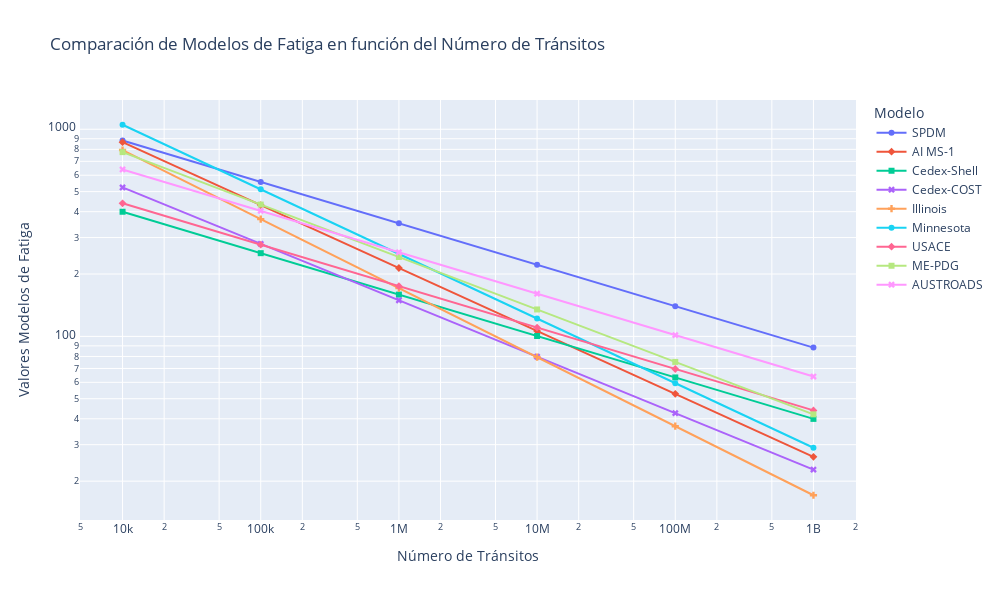

Source (notebook cell):
### Markdown cell above
# GRAFICA DE LA TABLA

### Code cell
# Convertir el dataframe a formato largo (melt) para Plotly Express
df_long = df_calculos_base_fatiga.melt(id_vars='ni_transito', var_name='Modelo', value_name='Valores')

# Crear la gráfica usando Plotly Express con líneas y puntos
fig = px.scatter(df_long, x='ni_transito', y='Valores', color='Modelo', symbol='Modelo', 
                 log_x=True, log_y=True, title='Comparación de Modelos de Fatiga en función del Número de Tránsitos',
                 labels={'ni_transito': 'Número de Tránsitos', 'Valores': 'Valores Modelos de Fatiga'})

# Agregar líneas conectando los puntos
fig.update_traces(mode='lines+markers')

# Ajustar el tamaño del gráfico
fig.update_layout(width=1000, height=600)

# Mostrar el gráfico
fig.show()

### Figure 1 — Plotly figure (JSON) as saved in the notebook; plotly's stock layout.template omitted (floating-point values rounded to 4 significant figures)
{"data": [{"hovertemplate": "Modelo=SPDM<br>Número de Tránsitos=%{x}<br>Valores Modelos de Fatiga=%{y}<extra></extra>", "legendgroup": "SPDM", "marker": {"color": "#636efa", "symbol": "circle"}, "mode": "lines+markers", "name": "SPDM", "orientation": "v", "showlegend": true, "type": "scatter", "x": [10000, 100000, 1000000, 10000000, 100000000, 1000000000], "xaxis": "x", "y": [882.8, 557.0, 351.5, 221.8, 139.9, 88.28], "yaxis": "y"}, {"hovertemplate": "Modelo=AI MS-1<br>Número de Tránsitos=%{x}<br>Valores Modelos de Fatiga=%{y}<extra></extra>", "legendgroup": "AI MS-1", "marker": {"color": "#EF553B", "symbol": "diamond"}, "mode": "lines+markers", "name": "AI MS-1", "orientation": "v", "showlegend": true, "type": "scatter", "x": [10000, 100000, 1000000, 10000000, 100000000, 1000000000], "xaxis": "x", "y": [866.7, 430.5, 213.9, 106.2, 52.78, 26.22], "yaxis": "y"}, {"hovertemplate": "Modelo=Cedex-Shell<br>Número de Tránsitos=%{x}<br>Valores Modelos de Fatiga=%{y}<extra></extra>", "legendgroup": "Cedex-Shell", "marker": {"color": "#00cc96", "symbol": "square"}, "mode": "lines+markers", "name": "Cedex-Shell", "orientation": "v", "showlegend": true, "type": "scatter", "x": [10000, 100000, 1000000, 10000000, 100000000, 1000000000], "xaxis": "x", "y": [399.7, 252.2, 159.1, 100.4, 63.35, 39.97], "yaxis": "y"}, {"hovertemplate": "Modelo=Cedex-COST<br>Número de Tránsitos=%{x}<br>Valores Modelos de Fatiga=%{y}<extra></extra>", "legendgroup": "Cedex-COST", "marker": {"color": "#ab63fa", "symbol": "x"}, "mode": "lines+markers", "name": "Cedex-COST", "orientation": "v", "showlegend": true, "type": "scatter", "x": [10000, 100000, 1000000, 10000000, 100000000, 1000000000], "xaxis": "x", "y": [523.7, 279.7, 149.4, 79.76, 42.6, 22.75], "yaxis": "y"}, {"hovertemplate": "Modelo=Illinois<br>Número de Tránsitos=%{x}<br>Valores Modelos de Fatiga=%{y}<extra></extra>", "legendgroup": "Illinois", "marker": {"color": "#FFA15A", "symbol": "cross"}, "mode": "lines+markers", "name": "Illinois", "orientation": "v", "showlegend": true, "type": "scatter", "x": [10000, 100000, 1000000, 10000000, 100000000, 1000000000], "xaxis": "x", "y": [793.7, 368.4, 171.0, 79.37, 36.84, 17.1], "yaxis": "y"}, {"hovertemplate": "Modelo=Minnesota<br>Número de Tránsitos=%{x}<br>Valores Modelos de Fatiga=%{y}<extra></extra>", "legendgroup": "Minnesota", "marker": {"color": "#19d3f3", "symbol": "circle"}, "mode": "lines+markers", "name": "Minnesota", "orientation": "v", "showlegend": true, "type": "scatter", "x": [10000, 100000, 1000000, 10000000, 100000000, 1000000000], "xaxis": "x", "y": [1051.0, 512.7, 250.0, 121.9, 59.44, 28.99], "yaxis": "y"}, {"hovertemplate": "Modelo=USACE<br>Número de Tránsitos=%{x}<br>Valores Modelos de Fatiga=%{y}<extra></extra>", "legendgroup": "USACE", "marker": {"color": "#FF6692", "symbol": "diamond"}, "mode": "lines+markers", "name": "USACE", "orientation": "v", "showlegend": true, "type": "scatter", "x": [10000, 100000, 1000000, 10000000, 100000000, 1000000000], "xaxis": "x", "y": [439.2, 277.1, 174.8, 110.3, 69.61, 43.92], "yaxis": "y"}, {"hovertemplate": "Modelo=ME-PDG<br>Número de Tránsitos=%{x}<br>Valores Modelos de Fatiga=%{y}<extra></extra>", "legendgroup": "ME-PDG", "marker": {"color": "#B6E880", "symbol": "square"}, "mode": "lines+markers", "name": "ME-PDG", "orientation": "v", "showlegend": true, "type": "scatter", "x": [10000, 100000, 1000000, 10000000, 100000000, 1000000000], "xaxis": "x", "y": [775.6, 432.9, 241.7, 134.9, 75.3, 42.03], "yaxis": "y"}, {"hovertemplate": "Modelo=AUSTROADS<br>Número de Tránsitos=%{x}<br>Valores Modelos de Fatiga=%{y}<extra></extra>", "legendgroup": "AUSTROADS", "marker": {"color": "#FF97FF", "symbol": "x"}, "mode": "lines+markers", "name": "AUSTROADS", "orientation": "v", "showlegend": true, "type": "scatter", "x": [10000, 100000, 1000000, 10000000, 100000000, 1000000000], "xaxis": "x", "y": [639.8, 403.7, 254.7, 160.7, 101.4, 63.98], "yaxis": "y"}], "layout": {"height": 600, "legend": {"title": {"text": "Modelo"}, "tracegroupgap": 0}, "title": {"text": "Comparación de Modelos de Fatiga en función del Número de Tránsitos"}, "width": 1000, "xaxis": {"anchor": "y", "domain": [0, 1], "title": {"text": "Número de Tránsitos"}, "type": "log"}, "yaxis": {"anchor": "x", "domain": [0, 1], "title": {"text": "Valores Modelos de Fatiga"}, "type": "log"}}}
